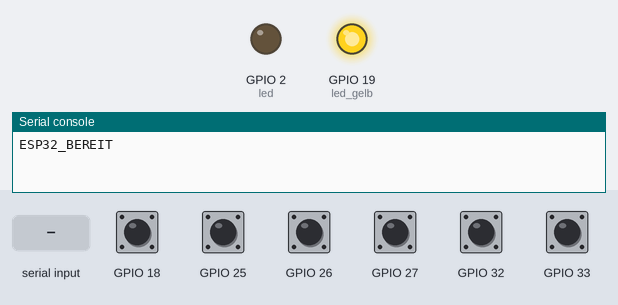
The program below on a simulated ESP32 board running MicroPython. On the bench: output pins drawn as LEDs (lit = HIGH), the last lines printed to the serial console. The test bench sets the inputs (shaded band); at power-on: GPIO 18, GPIO 25–27, GPIO 32, GPIO 33 HIGH. Random numbers come from a fixed seed.

Above: at 2.2 s.
2.3 s: "PC_BEREIT" typed at the serial console, then Enter
At 3.5 s:
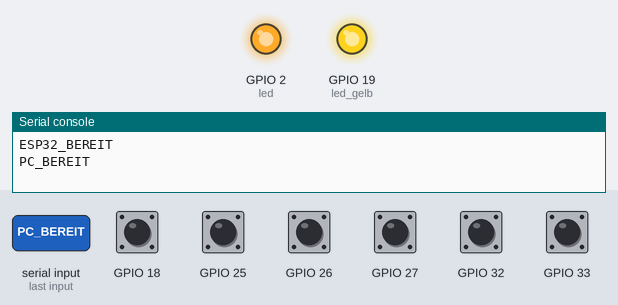
3.8 s: GPIO 18 pulled LOW for 0.15 s
5.4 s: GPIO 25 pulled LOW for 0.15 s
7.0 s: GPIO 26 pulled LOW for 0.15 s
8.6 s: GPIO 27 pulled LOW for 0.15 s
10.2 s: GPIO 33 pulled LOW for 0.15 s
At 36.2 s:
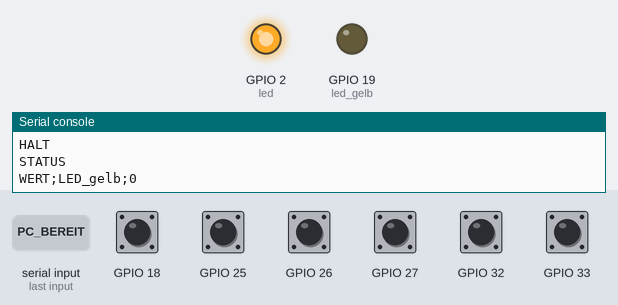
Timing chart, 0 to 36.9 s (numbered marks = the images above; inputs shaded):
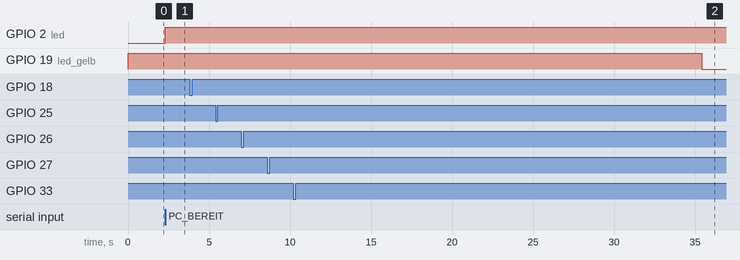

Measured:
- after the input at 2.3 s, GPIO 2 (led): LOW → HIGH at once

The program:

esp32_dobot_steuerung_v1_2.py
```python
"""ESP32-Steuerung für die Dobot-Befehlskette.

MicroPython-Version 1.2

Sechs Taster senden über die USB-COM-Schnittstelle:

    GPIO 25 -> PAUSE
    GPIO 26 -> WEITER
    GPIO 27 -> HALT
    GPIO 33 -> STATUS
    GPIO 18 -> PIN_FREI1
    GPIO 32 -> PIN_FREI2
Zwei Led
    GPIO 02 -> PIN_LED ( blaue Online-LED neben der roten Power-LED)
    GPIO 19 -> PIN_LED_GELB

Jeder Taster wird zwischen dem GPIO und GND angeschlossen.
Pin.PULL_UP aktiviert den internen Pull-up-Widerstand.

Die LED an GPIO 2 leuchtet, sobald der PC die Nachricht
PC_BEREIT gesendet hat.

Achtung:
HALT bricht die laufende Dobot-Aufgabe endgültig ab.

Hinweis:
Zum Testen der Taster braucht keine Verbindung zum Steuerung des Dobot bestehen.
Somit kann die Verbindung mit Thonny bleiben.
Sonst muß Thonny auf einen anderen Port oder WebREPL gestellt und
der ESP per RESET-Knopf neu gestartet werden.
"""

from machine import Pin
import sys
import time
import random


try:
    import uselect as select
except ImportError:
    import select


VERSION = "1.2"
VERSIONSDATUM = "24.07.2026"


# ------------------------------------------------------------
# Anschlüsse
# ------------------------------------------------------------

PIN_PAUSE = 25
PIN_WEITER = 26
PIN_HALT = 27
PIN_STATUS = 33
PIN_FREI1 = 18   # 35 geht nicht
PIN_FREI2 = 32
PIN_LED = 2
PIN_LED_GELB = 19

led = Pin(PIN_LED, Pin.OUT)
led.off()

led_gelb = Pin(PIN_LED_GELB, Pin.OUT)
led_gelb.on()


# ------------------------------------------------------------
# Einstellungen
# ------------------------------------------------------------

ENTPRELLZEIT_MS = 50
SCHLEIFENPAUSE_MS = 5
STARTWARTEZEIT_MS = 1000


class Taste:
    """Speichert Zustand und Entprellung eines Tasters."""

    def __init__(self, pin_nummer, befehl):
        self.pin = Pin(
            pin_nummer,
            Pin.IN,
            Pin.PULL_UP,
        )
        self.befehl = befehl

        aktueller_zustand = self.pin.value()

        self.letzter_rohzustand = aktueller_zustand
        self.stabiler_zustand = aktueller_zustand
        self.letzte_aenderung = time.ticks_ms()

    def pruefen(self):
        """Gibt beim Drücken den zugehörigen Befehl zurück."""

        jetzt = time.ticks_ms()
        rohzustand = self.pin.value()

        if rohzustand != self.letzter_rohzustand:
            self.letzte_aenderung = jetzt
            self.letzter_rohzustand = rohzustand

        lange_genug_stabil = (
            time.ticks_diff(
                jetzt,
                self.letzte_aenderung,
            )
            >= ENTPRELLZEIT_MS
        )

        if (
            lange_genug_stabil
            and rohzustand != self.stabiler_zustand
        ):
            self.stabiler_zustand = rohzustand

            # Durch Pin.PULL_UP bedeutet 0:
            # Der Taster ist gedrückt.
            if rohzustand == 0:
                return self.befehl

        return None

# ------------------------------------------------------------
# Überwachung der Ein- und Ausgänge
# ------------------------------------------------------------
tasten = [
    Taste(PIN_PAUSE, "PAUSE"),
    Taste(PIN_WEITER, "WEITER"),
    Taste(PIN_HALT, "HALT"),
    Taste(PIN_STATUS, "STATUS"),
    Taste(PIN_FREI1, "FREI_1"),
    Taste(PIN_FREI2, "FREI_2"),
]


UEBERWACHTE_SIGNALE = {
    "LED_gelb":      (led_gelb, 0),  # 0 keine Entprellung, 40 für 40 ms Entprellung
}

letzte_rohwerte = {}
stabile_werte = {}
aenderungszeiten = {}

eingabe_poll = select.poll()
eingabe_poll.register(
    sys.stdin,
    select.POLLIN,
)


def zeile_senden(text):
    """Sendet genau eine Textzeile an den PC."""

    sys.stdout.write(str(text) + "\n")

    try:
        sys.stdout.flush()
    except AttributeError:
        pass


def tasten_pruefen():
    """Prüft alle Taster und sendet neue Befehle."""

    for taste in tasten:
        befehl = taste.pruefen()

        if befehl is not None:
            zeile_senden(befehl)


def pc_nachrichten_lesen():
    """Liest vorhandene Textzeilen vom PC ohne Blockieren."""

    while eingabe_poll.poll(0):
        zeile = sys.stdin.readline()

        if not zeile:
            return

        nachricht = zeile.strip()

        if nachricht == "PC_BEREIT":
            led.on()


simulation_led_aktiv = False
simulation_led_min_ms = 0
simulation_led_max_ms = 0
simulation_led_naechste_aenderung = 0


def simulation_led_aendert_sich(min_sekunden, max_sekunden):
    """Startet die nicht blockierende Simulation der gelben LED."""

    global simulation_led_aktiv
    global simulation_led_min_ms
    global simulation_led_max_ms
    global simulation_led_naechste_aenderung

    if min_sekunden <= 0 or max_sekunden < min_sekunden:
        raise ValueError("Ungültiger Zeitbereich.")

    simulation_led_min_ms = int(min_sekunden * 1000)
    simulation_led_max_ms = int(max_sekunden * 1000)
    simulation_led_aktiv = True

    wartezeit_ms = random.randint(
        simulation_led_min_ms,
        simulation_led_max_ms,
    )

    simulation_led_naechste_aenderung = time.ticks_add(
        time.ticks_ms(),
        wartezeit_ms,
    )


def simulation_led_pruefen():
    """Ändert die LED, sobald die nächste Zufallszeit erreicht ist."""

    global simulation_led_naechste_aenderung

    if not simulation_led_aktiv:
        return

    jetzt = time.ticks_ms()

    if time.ticks_diff(
        jetzt,
        simulation_led_naechste_aenderung,
    ) < 0:
        return

    led_gelb.value(not led_gelb.value())

    wartezeit_ms = random.randint(
        simulation_led_min_ms,
        simulation_led_max_ms,
    )

    simulation_led_naechste_aenderung = time.ticks_add(
        jetzt,
        wartezeit_ms,
    )


def ueberwachung_initialisieren():
    """Speichert die aktuellen Anfangszustände aller Signale."""

    jetzt = time.ticks_ms()

    for name, signal in UEBERWACHTE_SIGNALE.items():
        pin, entprellzeit = signal
        wert = pin.value()

        letzte_rohwerte[name] = wert
        stabile_werte[name] = wert
        aenderungszeiten[name] = jetzt


def ueberwache():
    jetzt = time.ticks_ms()

    for name, signal in UEBERWACHTE_SIGNALE.items():
        pin, entprellzeit = signal
        aktueller_wert = pin.value()

        # Eine mögliche Änderung wurde erkannt.
        if aktueller_wert != letzte_rohwerte[name]:
            letzte_rohwerte[name] = aktueller_wert
            aenderungszeiten[name] = jetzt

        # Der neue Zustand muss lange genug stabil sein.
        zeit_stabil = time.ticks_diff(
            jetzt,
            aenderungszeiten[name],
        )

        if (
            aktueller_wert != stabile_werte[name]
            and zeit_stabil >= entprellzeit
        ):
            stabile_werte[name] = aktueller_wert

            zeile_senden(
                f"WERT;{name};{aktueller_wert}"
            )

def simulation_led_beenden():
    global simulation_led_aktiv
    simulation_led_aktiv = False

def hauptprogramm():
    """Startet die dauerhafte Taster- und COM-Abfrage."""

    time.sleep_ms(STARTWARTEZEIT_MS)

    ueberwachung_initialisieren()
    zeile_senden("ESP32_BEREIT")

    simulation_led_aendert_sich(30, 60)

    while True:
        tasten_pruefen()          # speziell für Taster und Schalter
        simulation_led_pruefen()  # zufällige LED-Änderung prüfen
        ueberwache()              # allgemeine Ein- und Ausgänge
        pc_nachrichten_lesen()
        time.sleep_ms(SCHLEIFENPAUSE_MS)

def Tasten_testen():
    while True:
        for taste in tasten:
            befehl = taste.pruefen()
            if befehl is not None:
                print(befehl)
                led.value(not led.value())
            else:
                pass

try:
    hauptprogramm()

except KeyboardInterrupt:
    led.off()
    simulation_led_beenden()
    led_gelb.off()
```
